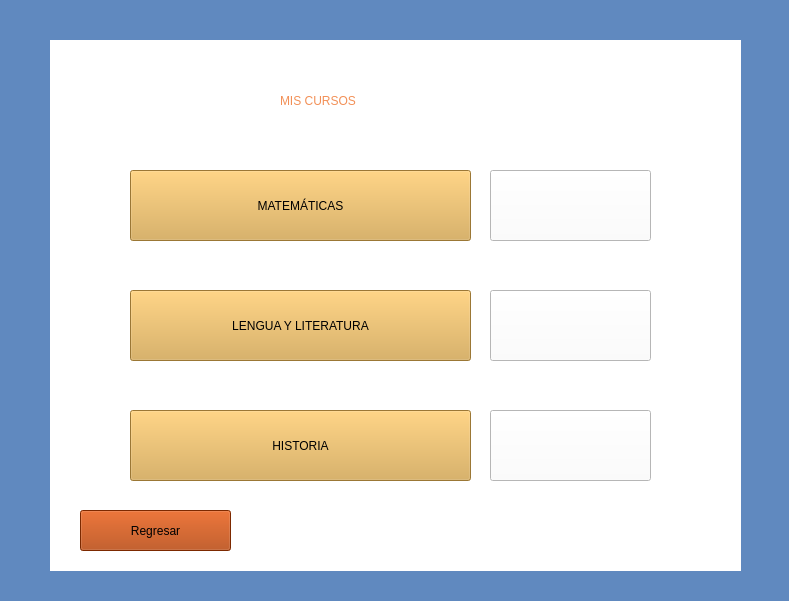
<?xml version="1.0" encoding="UTF-8"?>
<ui version="4.0">
 <class>cursosEstud</class>
 <widget class="QWidget" name="cursosEstud">
  <property name="geometry">
   <rect>
    <x>0</x>
    <y>0</y>
    <width>789</width>
    <height>601</height>
   </rect>
  </property>
  <property name="windowTitle">
   <string>Form</string>
  </property>
  <property name="styleSheet">
   <string notr="true">background-color: rgb(96, 137, 191);</string>
  </property>
  <widget class="QLabel" name="label">
   <property name="geometry">
    <rect>
     <x>50</x>
     <y>40</y>
     <width>691</width>
     <height>531</height>
    </rect>
   </property>
   <property name="styleSheet">
    <string notr="true">background-color: rgb(255, 255, 255);</string>
   </property>
   <property name="text">
    <string/>
   </property>
  </widget>
  <widget class="QPushButton" name="botonCursoMatematica">
   <property name="geometry">
    <rect>
     <x>130</x>
     <y>170</y>
     <width>341</width>
     <height>71</height>
    </rect>
   </property>
   <property name="styleSheet">
    <string notr="true">background-color: rgb(217, 167, 74);
font: 700 16pt &quot;Segoe UI&quot;;</string>
   </property>
   <property name="text">
    <string>MATEMÁTICAS</string>
   </property>
  </widget>
  <widget class="QPushButton" name="botonCursoLengua">
   <property name="geometry">
    <rect>
     <x>130</x>
     <y>290</y>
     <width>341</width>
     <height>71</height>
    </rect>
   </property>
   <property name="styleSheet">
    <string notr="true">background-color: rgb(217, 167, 74);
font: 700 16pt &quot;Segoe UI&quot;;</string>
   </property>
   <property name="text">
    <string>LENGUA Y LITERATURA</string>
   </property>
  </widget>
  <widget class="QPushButton" name="botonCursoHistoria">
   <property name="geometry">
    <rect>
     <x>130</x>
     <y>410</y>
     <width>341</width>
     <height>71</height>
    </rect>
   </property>
   <property name="styleSheet">
    <string notr="true">background-color: rgb(217, 167, 74);
font: 700 16pt &quot;Segoe UI&quot;;</string>
   </property>
   <property name="text">
    <string>HISTORIA</string>
   </property>
  </widget>
  <widget class="QLabel" name="label_2">
   <property name="geometry">
    <rect>
     <x>280</x>
     <y>70</y>
     <width>231</width>
     <height>61</height>
    </rect>
   </property>
   <property name="styleSheet">
    <string notr="true">font: 700 28pt &quot;Segoe UI&quot;;
color: rgb(242, 144, 87);
background-color: rgb(255, 255, 255);</string>
   </property>
   <property name="text">
    <string>MIS CURSOS</string>
   </property>
  </widget>
  <widget class="QPushButton" name="pushButton_4">
   <property name="geometry">
    <rect>
     <x>490</x>
     <y>170</y>
     <width>161</width>
     <height>71</height>
    </rect>
   </property>
   <property name="styleSheet">
    <string notr="true">background-color: rgb(255, 255, 255);</string>
   </property>
   <property name="text">
    <string/>
   </property>
   <property name="icon">
    <iconset>
     <normaloff>img/m2.jpg</normaloff>img/m2.jpg</iconset>
   </property>
   <property name="iconSize">
    <size>
     <width>150</width>
     <height>300</height>
    </size>
   </property>
  </widget>
  <widget class="QPushButton" name="pushButton_5">
   <property name="geometry">
    <rect>
     <x>490</x>
     <y>410</y>
     <width>161</width>
     <height>71</height>
    </rect>
   </property>
   <property name="styleSheet">
    <string notr="true">background-color: rgb(255, 255, 255);</string>
   </property>
   <property name="text">
    <string/>
   </property>
   <property name="icon">
    <iconset>
     <normaloff>img/histo.jpg</normaloff>img/histo.jpg</iconset>
   </property>
   <property name="iconSize">
    <size>
     <width>150</width>
     <height>300</height>
    </size>
   </property>
  </widget>
  <widget class="QPushButton" name="pushButton_6">
   <property name="geometry">
    <rect>
     <x>490</x>
     <y>290</y>
     <width>161</width>
     <height>71</height>
    </rect>
   </property>
   <property name="styleSheet">
    <string notr="true">background-color: rgb(255, 255, 255);</string>
   </property>
   <property name="text">
    <string/>
   </property>
   <property name="icon">
    <iconset>
     <normaloff>img/lite.jpg</normaloff>img/lite.jpg</iconset>
   </property>
   <property name="iconSize">
    <size>
     <width>150</width>
     <height>300</height>
    </size>
   </property>
  </widget>
  <widget class="QPushButton" name="botonRegresarCursos">
   <property name="geometry">
    <rect>
     <x>80</x>
     <y>510</y>
     <width>151</width>
     <height>41</height>
    </rect>
   </property>
   <property name="styleSheet">
    <string notr="true">background-color: rgb(173, 58, 0);
font: 700 11pt &quot;Segoe UI&quot;;</string>
   </property>
   <property name="text">
    <string>Regresar</string>
   </property>
  </widget>
 </widget>
 <resources/>
 <connections/>
</ui>
